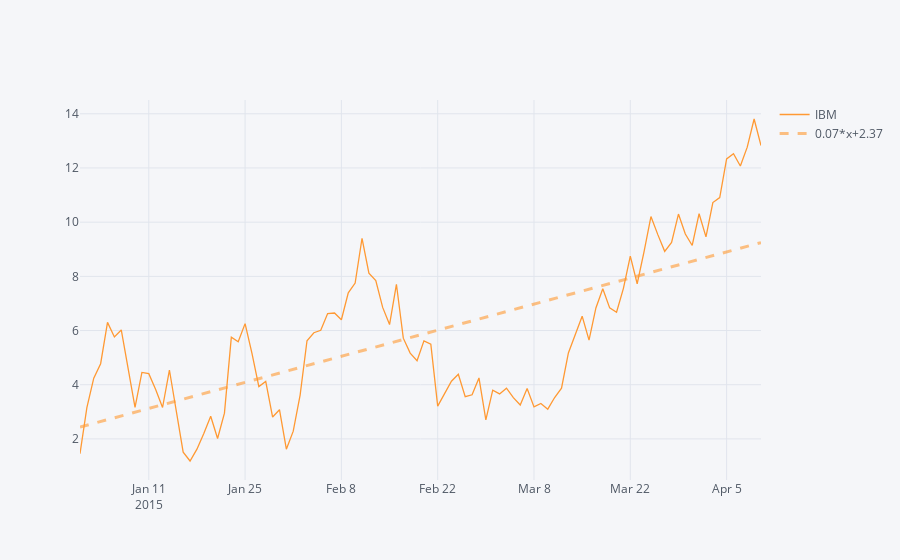

Notebook code for this chart:
### Code cell
df['IBM'].figure(filename='IBM Returns',bestfit=True).show()
